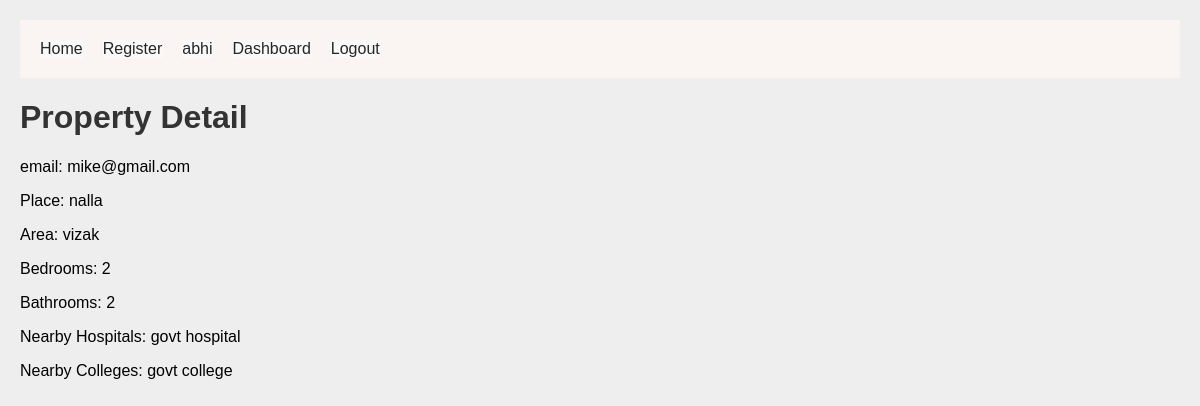
The page /property_detail/2 (signed in) on the database its author committed.
### models.py (models this page shows, shortened)
class Property(Base):
    __tablename__ = 'properties'
    id = Column(Integer, primary_key=True)
    email = Column(String(120))
    place = Column(String(100))
    area = Column(String(100))
    bedrooms = Column(Integer)
    bathrooms = Column(Integer)
    nearby_hospitals = Column(String(200))
    nearby_colleges = Column(String(200))
    user_id = Column(Integer, ForeignKey('users.id'))
    user = relationship("User")

### app.py (the view)
@app.route('/property_detail/<int:property_id>')
def property_detail(property_id):
    property = db_session.query(Property).filter(Property.id == property_id).first()
    if property:
        return render_template('property_detail.html', property=property)
    else:
        return render_template('error.html', message='Property not found')

### app.py (called while the page is built)
@app.teardown_appcontext
def shutdown_session(exception=None):
    db_session.remove()

### templates/property_detail.html (shortened to what this page needs)
<!DOCTYPE html>
<html lang="en">
<head>
    <link rel="stylesheet" href="{{ url_for('static', filename='styles.css') }}">
</head>
<body>
    {% include 'navbar.html' %}
    <h1>Property Detail</h1>
    <p>email: {{ property.email }}</p>
    <p>Place: {{ property.place }}</p>
    <p>Area: {{ property.area }}</p>
    <p>Bedrooms: {{ property.bedrooms }}</p>
    <p>Bathrooms: {{ property.bathrooms }}</p>
    <p>Nearby Hospitals: {{ property.nearby_hospitals }}</p>
    <p>Nearby Colleges: {{ property.nearby_colleges }}</p>
</body>
</html>

### static/styles.css (style rules this page uses)
body { font-family: Arial, sans-serif; margin: 20px; background:#eee; }
h1 { color: #333; }

### rows shown on the page
Property: email "mike@gmail.com", place "nalla", area "vizak", bedrooms "2", bathrooms "2", nearby_hospitals "govt hospital", nearby_colleges "govt college"

### other values the page prints
{{ session['username'] }} "abhi"
